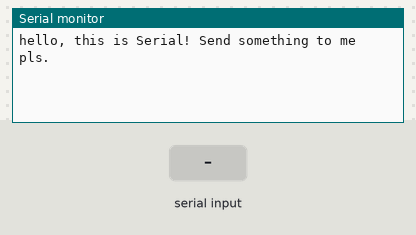
The sketch below on a simulated Arduino Mega 2560, built with avr-gcc and run on an emulated ATmega2560. Shown: the last lines printed to the serial monitor. The test bench sets the inputs (shaded band).

Above: at 1.3 s.
1.4 s: "1\n" received over Serial
At 2.6 s:
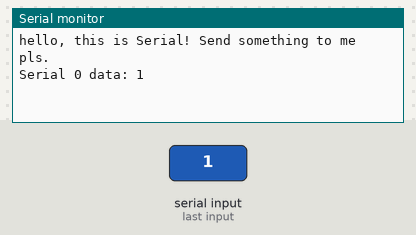
2.9 s: byte 10 ('\n') received over Serial
At 3.7 s:
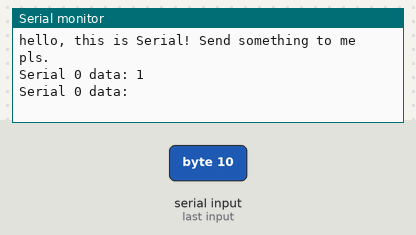
4.4 s: "0\n" received over Serial
At 4.9 s:
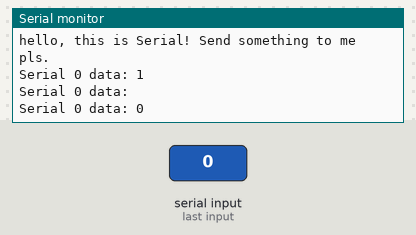

Measured:
- after the input at 1.4 s, the serial monitor: prints a new line at once (image 1)
- after the input at 2.9 s, the serial monitor: prints a new line at once (image 2)
- after the input at 4.4 s, the serial monitor: prints a new line at once (image 3)

The sketch:

CallButton2.ino
```cpp
#include "Arduino.h"
#include "mycout.h"

String inputString = "", inputString1 = "";    // a string to hold incoming data
volatile boolean stringComplete = false;
volatile boolean stringComplete1 = false; // whether the string is complete
char ch;

void setup() {
	Serial.begin(9600); //hhhheee
	Serial1.begin(115200);
	inputString.reserve(200);
	inputString1.reserve(200);
	Serial << "hello, this is Serial! Send something to me pls.\n";
	delay(100);
	Serial1 << "aloha, this is Serial 1! Send something to me pls.\n";
}

// The loop function is called in an endless loop
void loop() {
		if (stringComplete) {
			Serial << "Serial 0 data: " << inputString << "\n";
			stringComplete = false;
			inputString = "";
		}
		if (stringComplete1) {
			Serial1 << "Serial 1 data: " << inputString1 << "\n";
			stringComplete1 = false;
			inputString1 = "";
		}
}
void serialEvent() {
	while (Serial.available()) {
		ch = (char) Serial.read();
		inputString += ch;
		if (ch == '\n' || ch == '\r') stringComplete = true;
	}
}
void serialEvent1() {
	while (Serial1.available()) {
		ch = (char) Serial1.read();
		inputString1 += ch;
		if (ch == '\n' || ch == '\r') stringComplete1 = true;
	}
}
```

mycout.h
```cpp
/*
 * mycout.h
 *
 *  Created on: Jun 26, 2016
 *      Author: Administrator PC
 */

#ifndef MYCOUT_H_
#define MYCOUT_H_

template<class T> inline Print &operator <<(Print &obj, T arg) {
	obj.print(arg);
	return obj;
}

#endif /* MYCOUT_H_ */
```
